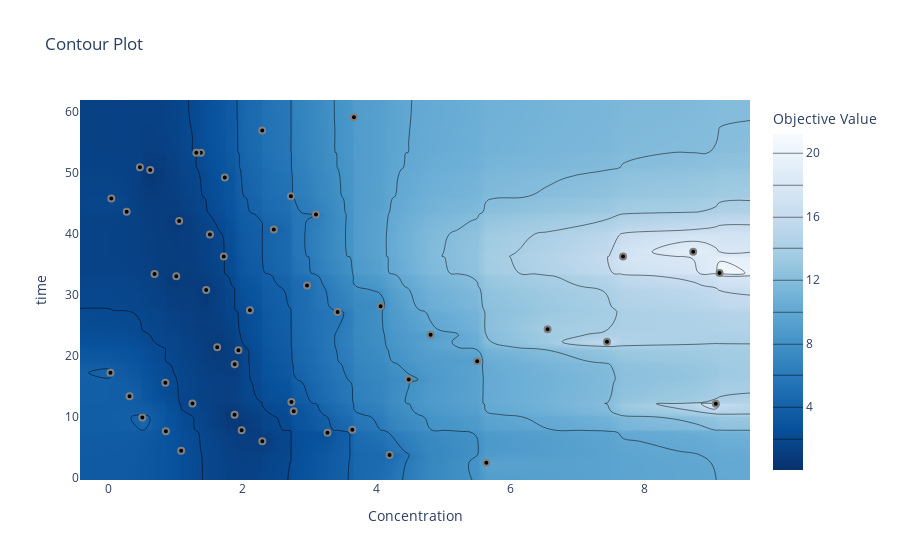

Write notebook code for a chart like this one.
### Code cell
# Optunaの等線図プロット
plot_contour(study, params=['Concentration', 'time'])
